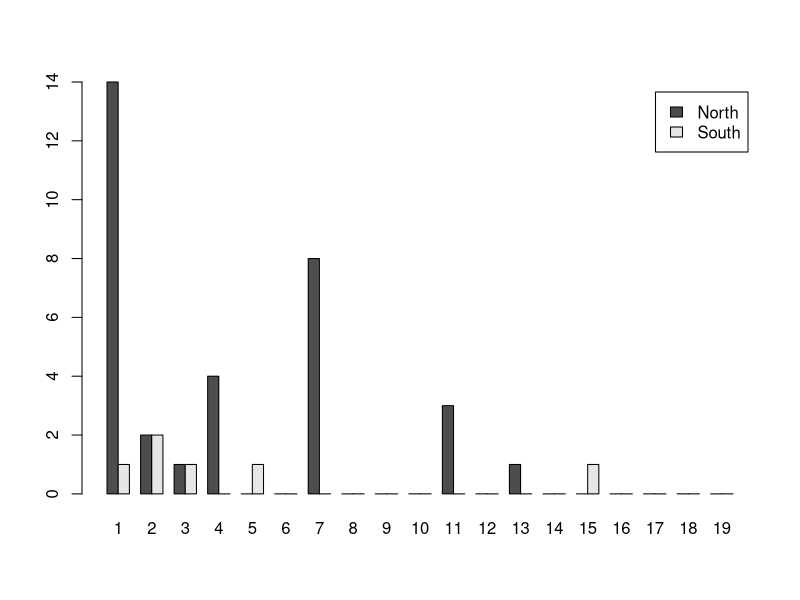
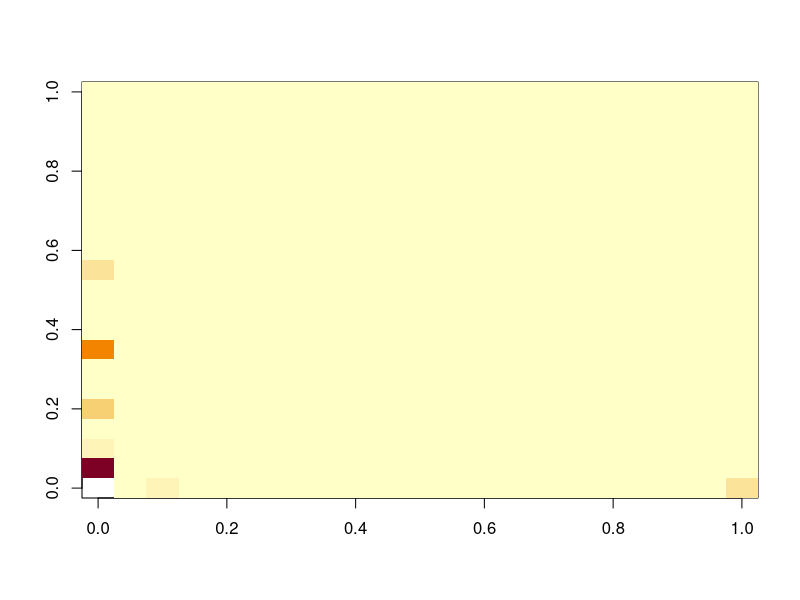

Generate these figures, in order, with R:

# killer whales

## read data for each population
## since data is encoded as 0 and 1 it's better to store it as a matrix

len <- 50000

data_N <- as.matrix(read.csv("../data/killer_whale_North.csv", stringsAsFactors=F, header=F, colClasses=rep("numeric", len)))
dim(data_N)

data_S <- as.matrix(read.csv("../data/killer_whale_South.csv", stringsAsFactors=F, header=F, colClasses=rep("numeric", len)))
dim(data_S)


## 1) estimates of effective population size

### Tajima's estimator

n <- nrow(data_N) # nr of samples (chromosomes)
pi_N <- 0
for (i in 1:(n-1)) {
	for (j in (i+1):n) {
		pi_N <- pi_N + sum(abs(data_N[i,]-data_N[j,]))
	}
}
pi_N <- pi_N / ((n*(n-1))/2)

n <- nrow(data_S) # nr of samples (chromosomes)
pi_S <- 0
for (i in 1:(n-1)) {
        for (j in (i+1):n) {
                pi_S <- pi_S + sum(abs(data_S[i,]-data_S[j,]))
        }
}
pi_S <- pi_S / ((n*(n-1))/2)

## estimates of Ne from Tajima's estimator
Ne_N_pi <- pi_N / (4 * 1e-8 * len)
Ne_S_pi <- pi_S / (4 * 1e-8 * len)

Ne_N_pi
Ne_S_pi




### Watterson's estimator

### calculate nr of SNPs and then the estimator
freqs <- apply(X=data_N, MAR=2, FUN=sum)/nrow(data_N)
snps_N <- length(which(freqs>0 & freqs<1))

watt_N <- snps_N / sum(1/seq(1,n-1))

freqs <- apply(X=data_S, MAR=2, FUN=sum)/nrow(data_S)
snps_S <- length(which(freqs>0 & freqs<1))

watt_S <- snps_S / sum(1/seq(1,n-1))

### estimates of Ne from Wattersons' estimator
Ne_N_watt <- watt_N / (4 * 1e-8 * len)
Ne_S_watt <- watt_S / (4 * 1e-8 * len)

cat("\nThe North population has estimates of effective population size of", Ne_N_pi, "and", Ne_N_watt)
cat("\nThe South population has estimates of effective population size of", Ne_S_pi, "and", Ne_S_watt)


## 2) site frequency spectra

### North population
sfs_N <- rep(0, n-1)
### allele frequencies
derived_freqs <- apply(X=data_N, MAR=2, FUN=sum)
### the easiest (but slowest) thing to do would be to loop over all possible allele frequencies and count the occurrences
for (i in 1:length(sfs_N)) sfs_N[i] <- length(which(derived_freqs==i))

### South population
sfs_S <- rep(0, n-1)
### allele frequencies
derived_freqs <- apply(X=data_S, MAR=2, FUN=sum)
### the easiest (but slowest) thing to do would be to loop over all possible allele frequencies and count the occurrences
for (i in 1:length(sfs_S)) sfs_S[i] <- length(which(derived_freqs==i))

### plot
barplot(t(cbind(sfs_N, sfs_S)), beside=T, names.arg=seq(1,nrow(data_S)-1,1), legend=c("North", "South"))

cat("\nThe population with the greater population size has a higher proportion of singletons, as expected.")

### bonus: joint site frequency spectrum

sfs <- matrix(0, nrow=nrow(data_N)+1, ncol=nrow(data_S)+1)
for (i in 1:ncol(data_N)) {

	freq_N <- sum(data_N[,i])
	freq_S <- sum(data_S[,i])

	sfs[freq_N+1,freq_S+1] <- sfs[freq_N+1,freq_S+1] + 1

}
sfs[1,1] <- NA # ignore non-SNPs

image(t(sfs))

















